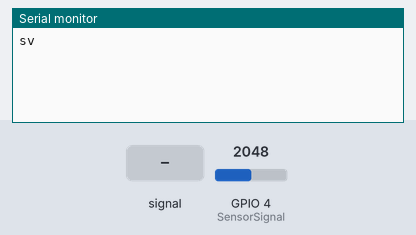
A program run on a simulated ESP32. On the bench: the last lines printed to the serial monitor. The test bench sets the inputs (shaded band); at power-on: GPIO 4 (SensorSignal) = 2048.

Above: at 18.0 s.
18.1 s: GPIO 4 (SensorSignal) fed a 200 Hz sine of ±327 counts around its level
At 20.4 s:
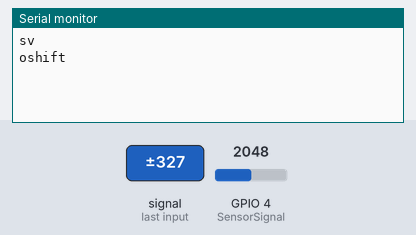
33.1 s: GPIO 4 (SensorSignal) set to 2866
At 40.7 s:
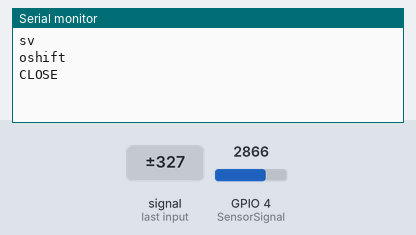
48.1 s: GPIO 4 (SensorSignal) fed a 1000 Hz sine of ±1023 counts around its level
At 61.1 s:
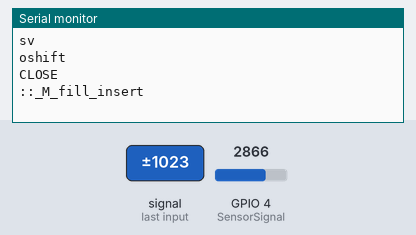

The program:

main.cpp
```cpp
#include <Arduino.h>

#define SensorSignal 4
#define SensorPower 5

int sensorValue = 0;
int tempValue = 0;
int minCounter = 0;
int securityCounter = 0;
const int unReasonableValue = 10;

void setup() {
  Serial.begin(9600);
  pinMode(SensorPower, OUTPUT);
  digitalWrite(SensorPower, LOW);
}

void loop() {

  sensorValue = sensorRead();
  if(sensorValue > unReasonableValue)
  {
    securityCounter =+ 1;
    if(securityCounter = 1){
      minCounter = 0;
    }
    if(securityCounter = 3)
    {
      Serial.println("WaterLeak!! Level: " + sensorValue);
    }
  }
  else{
      Serial.println("WaterValue: " + sensorValue);
  }
  if(minCounter = 3)
  {
    minCounter = 0;
    securityCounter = 0;
  }
  minCounter =+ 1;
  delay(20000);
}

int sensorRead()
{
  pinMode(SensorPower,HIGH);
  delay(10);
  tempValue = analogRead(SensorSignal);
  digitalWrite(SensorPower, LOW);
  return(tempValue);
}
```

Measured:
- after the input at 18.1 s, the serial monitor: prints a new line after 1.9 s (image 1)
- after the input at 33.1 s, the serial monitor: prints a new line after 6.9 s (image 2)
- after the input at 48.1 s, the serial monitor: prints a new line after 11.9 s (image 3)
